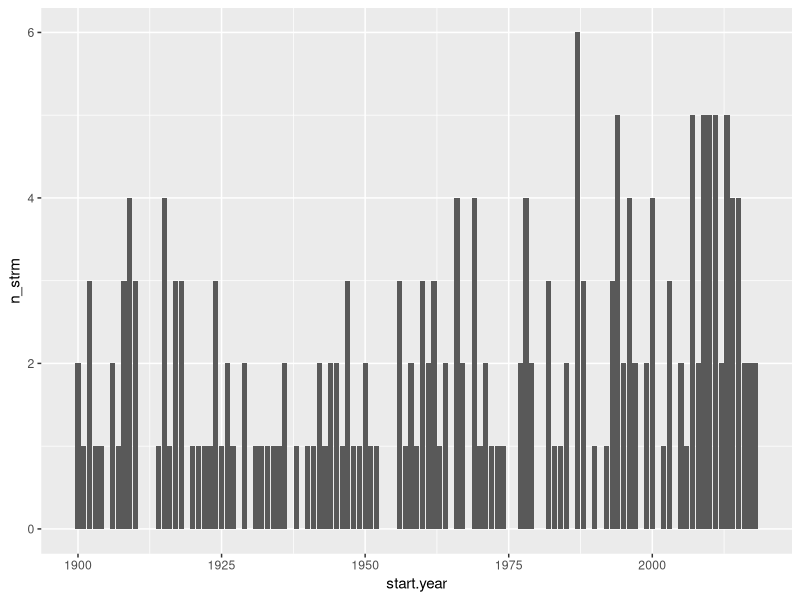
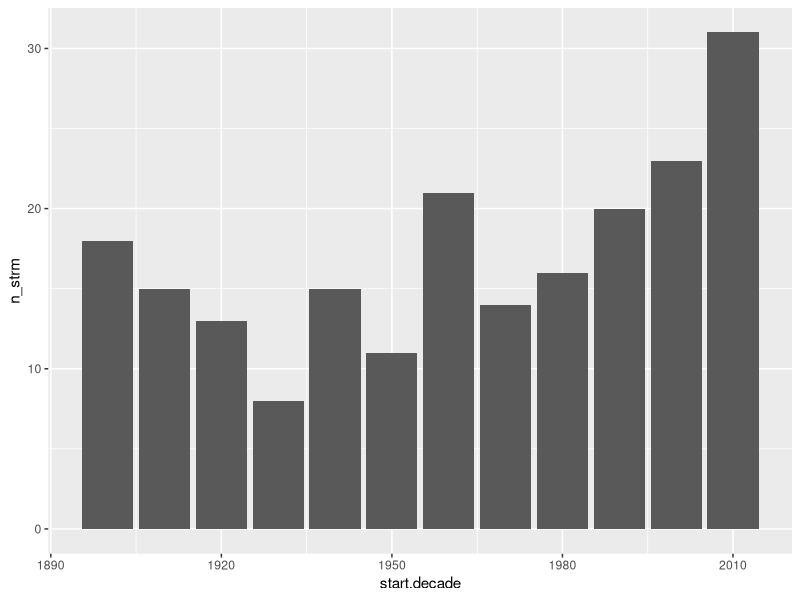
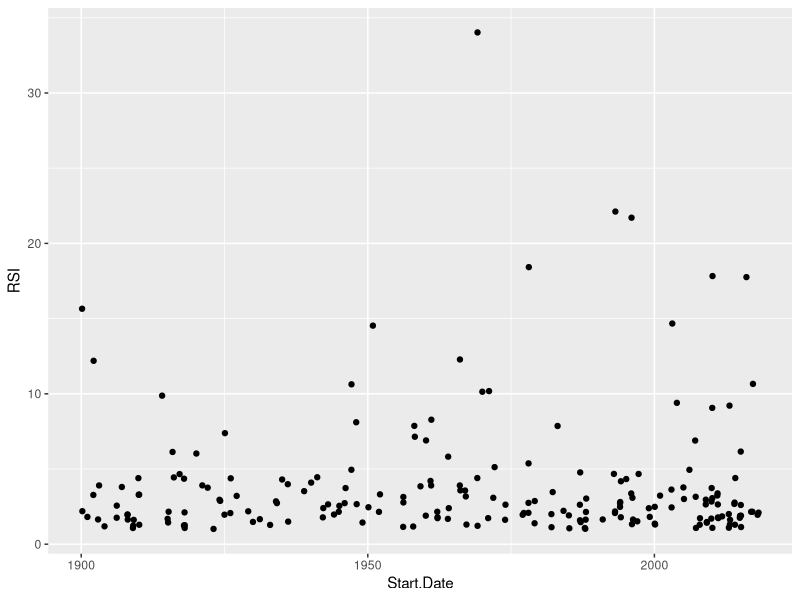
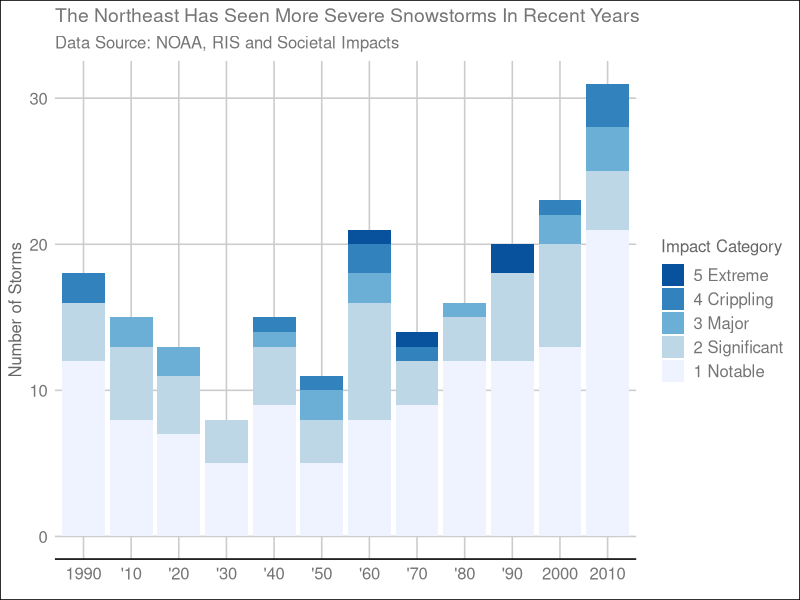

R code for these plots, in order:
## ---- chunk 1
knitr::opts_chunk$set(echo = TRUE)
library(dplyr)
library(lubridate)
library(ggplot2)
library(ggthemes)
## ---- chunk 2
rsi <- read.csv("northeast.csv")
## ---- chunk 3
rsi <- rsi %>% 
  mutate(Start.Date = mdy(Start.Date), 
         End.Date = mdy(End.Date), 
         Category = factor(Category))
str(rsi)
## ---- chunk 4
strm_y <- rsi %>% 
  mutate(start.year = year(Start.Date)) %>% 
  group_by(start.year) %>% 
  summarise(n_strm = n(), 
            sum_rsi = sum(RSI), 
            median_rsi = median(RSI), 
            mean_rsi = mean(RSI))

strm_y %>% 
  ggplot(aes(x = start.year, y = n_strm)) + 
  geom_bar(stat = "identity")
## ---- chunk 5
strm_dcd <- rsi %>% 
  mutate(start.year = year(Start.Date), 
         start.decade = start.year - start.year %% 10) %>% 
  group_by(start.decade) %>% 
  summarise(n_strm = n(), 
            sum_rsi = sum(RSI), 
            median_rsi = median(RSI), 
            mean_rsi = mean(RSI))
strm_dcd %>% 
  ggplot(aes(x = start.decade, y = n_strm)) + 
  geom_bar(stat = "identity")
## ---- chunk 6
rsi %>% 
  ggplot(aes(x = Start.Date, y = RSI)) + 
  geom_point()
## ---- chunk 7
# year statistically significant
m_y_strm <- lm(n_strm~start.year, data = strm_y)
summary(m_y_strm)
## ---- chunk 8
rsi_plus <- rsi %>% 
  mutate(start.year = year(Start.Date), 
         start.decade = start.year - start.year %% 10)

strm_y_lvl <- rsi_plus %>% 
  group_by(start.year, Category) %>% 
  summarise(n_strm = n(), 
            mean_rsi = mean(RSI), 
            start.decade = mean(start.decade))

# Year statistically signifcant in general, and especially with Cat.1 storms
m_y_strm_level <- lm(n_strm ~ start.year*Category, 
                     data = strm_y_lvl)
summary(m_y_strm_level)
## ---- chunk 9
strm_y_lvl %>% 
  mutate(Category = factor(Category, 
                           levels = c("5", "4", "3", "2", "1"))) %>% 
  ggplot(aes(x = factor(start.decade), y = n_strm, fill = Category)) + 
  geom_bar(stat = "identity") + 
  theme_gdocs() + 
  theme(plot.title = element_text(size = 14)) + 
  scale_fill_brewer(palette = "Blues", direction = -1, name = "Impact Category", 
                      labels = c("5 Extreme", "4 Crippling", "3 Major", 
                                 "2 Significant", "1 Notable")) + 
  scale_x_discrete(name = element_blank(),
                   labels = c("1990", "'10", "'20", "'30", "'40", "'50", 
                          "'60", "'70", "'80", "'90", "2000", "2010")) + 
  scale_y_continuous(name = "Number of Storms") + 
  labs(title = "The Northeast Has Seen More Severe Snowstorms In Recent Years", 
       subtitle = "Data Source: NOAA, RIS and Societal Impacts")
